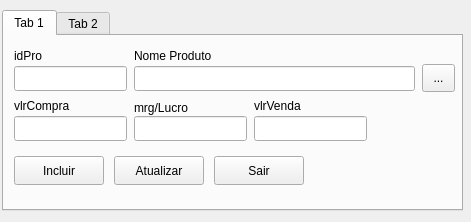
<ui version="4.0" >
 <class>Form</class>
 <widget class="QWidget" name="Form" >
  <property name="geometry" >
   <rect>
    <x>0</x>
    <y>0</y>
    <width>471</width>
    <height>222</height>
   </rect>
  </property>
  <property name="windowTitle" >
   <string>Form</string>
  </property>
  <widget class="QTabWidget" name="tabWidget" >
   <property name="geometry" >
    <rect>
     <x>2</x>
     <y>10</y>
     <width>461</width>
     <height>201</height>
    </rect>
   </property>
   <widget class="QWidget" name="tab" >
    <attribute name="title" >
     <string>Tab 1</string>
    </attribute>
    <widget class="QLineEdit" name="lineEdit_3" >
     <property name="geometry" >
      <rect>
       <x>10</x>
       <y>80</y>
       <width>113</width>
       <height>25</height>
      </rect>
     </property>
    </widget>
    <widget class="QLabel" name="label" >
     <property name="geometry" >
      <rect>
       <x>10</x>
       <y>10</y>
       <width>68</width>
       <height>20</height>
      </rect>
     </property>
     <property name="text" >
      <string>idPro</string>
     </property>
    </widget>
    <widget class="QLabel" name="label_5" >
     <property name="geometry" >
      <rect>
       <x>250</x>
       <y>60</y>
       <width>68</width>
       <height>20</height>
      </rect>
     </property>
     <property name="text" >
      <string>vlrVenda</string>
     </property>
    </widget>
    <widget class="QLabel" name="label_4" >
     <property name="geometry" >
      <rect>
       <x>130</x>
       <y>62</y>
       <width>102</width>
       <height>20</height>
      </rect>
     </property>
     <property name="text" >
      <string>mrg/Lucro</string>
     </property>
    </widget>
    <widget class="QLineEdit" name="lineEdit" >
     <property name="geometry" >
      <rect>
       <x>10</x>
       <y>30</y>
       <width>113</width>
       <height>25</height>
      </rect>
     </property>
    </widget>
    <widget class="QLineEdit" name="lineEdit_2" >
     <property name="geometry" >
      <rect>
       <x>130</x>
       <y>30</y>
       <width>281</width>
       <height>25</height>
      </rect>
     </property>
    </widget>
    <widget class="QLineEdit" name="lineEdit_4" >
     <property name="geometry" >
      <rect>
       <x>130</x>
       <y>80</y>
       <width>113</width>
       <height>25</height>
      </rect>
     </property>
    </widget>
    <widget class="QLabel" name="label_3" >
     <property name="geometry" >
      <rect>
       <x>10</x>
       <y>60</y>
       <width>81</width>
       <height>20</height>
      </rect>
     </property>
     <property name="text" >
      <string>vlrCompra</string>
     </property>
    </widget>
    <widget class="QLabel" name="label_2" >
     <property name="geometry" >
      <rect>
       <x>130</x>
       <y>10</y>
       <width>151</width>
       <height>20</height>
      </rect>
     </property>
     <property name="text" >
      <string>Nome Produto</string>
     </property>
    </widget>
    <widget class="QLineEdit" name="lineEdit_5" >
     <property name="geometry" >
      <rect>
       <x>250</x>
       <y>80</y>
       <width>113</width>
       <height>25</height>
      </rect>
     </property>
    </widget>
    <widget class="QToolButton" name="toolButton" >
     <property name="geometry" >
      <rect>
       <x>418</x>
       <y>28</y>
       <width>33</width>
       <height>28</height>
      </rect>
     </property>
     <property name="text" >
      <string>...</string>
     </property>
     <property name="icon" >
      <iconset>../../../../opt/kde/share/icons/crystalsvg/48x48/apps/kdvi.png</iconset>
     </property>
    </widget>
    <widget class="QPushButton" name="pushButton" >
     <property name="geometry" >
      <rect>
       <x>10</x>
       <y>120</y>
       <width>90</width>
       <height>29</height>
      </rect>
     </property>
     <property name="text" >
      <string>Incluir</string>
     </property>
    </widget>
    <widget class="QPushButton" name="pushButton_2" >
     <property name="geometry" >
      <rect>
       <x>110</x>
       <y>120</y>
       <width>90</width>
       <height>29</height>
      </rect>
     </property>
     <property name="text" >
      <string>Atualizar</string>
     </property>
    </widget>
    <widget class="QPushButton" name="pushButton_3" >
     <property name="geometry" >
      <rect>
       <x>210</x>
       <y>120</y>
       <width>90</width>
       <height>29</height>
      </rect>
     </property>
     <property name="text" >
      <string>Sair</string>
     </property>
    </widget>
   </widget>
   <widget class="QWidget" name="tab_2" >
    <attribute name="title" >
     <string>Tab 2</string>
    </attribute>
   </widget>
  </widget>
 </widget>
 <resources/>
 <connections/>
</ui>
